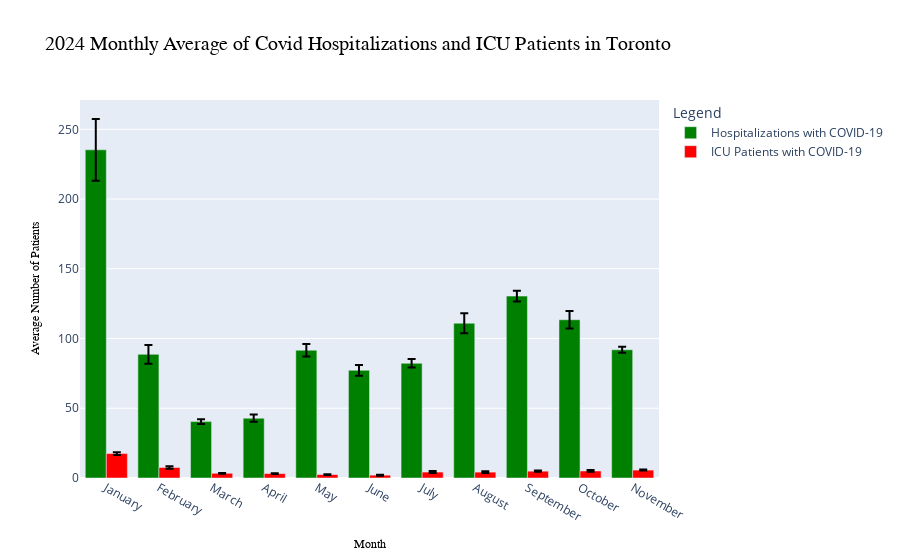

Notebook cell for this chart:
### Code cell
# Add titles and labels to the graph
# Additional Reference: https://plotly.com/python/figure-labels/
covid_graph.update_layout(
    title= dict(text='2024 Monthly Average of Covid Hospitalizations and ICU Patients in Toronto', font = title_font),
    xaxis_title= dict(text='Month', font = x_font),
    yaxis_title= dict(text='Average Number of Patients', font = y_font),
    legend_title_text='Legend'   
)

covid_graph.show()

### Figure 1 — Plotly figure (JSON) as saved in the notebook; plotly's stock layout.template omitted (floating-point values rounded to 4 significant figures)
{"data": [{"error_y": {"array": [22.16, 6.669, 1.691, 2.607, 4.503, 3.86, 3.034, 7.177, 3.825, 6.343, 2.155], "color": "black", "type": "data"}, "marker": {"color": "green"}, "name": "Hospitalizations with COVID-19", "type": "bar", "x": ["January", "February", "March", "April", "May", "June", "July", "August", "September", "October", "November"], "y": [235.3, 88.66, 40.42, 42.87, 91.61, 77.2, 82.23, 110.9, 130.4, 113.5, 91.92]}, {"error_y": {"array": [0.9781, 0.855, 0.2772, 0.2107, 0.3098, 0.367, 0.6962, 0.6453, 0.4839, 0.63, 0.3664], "color": "black", "type": "data"}, "marker": {"color": "red"}, "name": "ICU Patients with COVID-19", "type": "bar", "x": ["January", "February", "March", "April", "May", "June", "July", "August", "September", "October", "November"], "y": [17.55, 7.552, 3.387, 3.167, 2.452, 2.033, 4.258, 4.226, 4.9, 5.032, 5.68]}], "layout": {"legend": {"title": {"text": "Legend"}}, "title": {"font": {"color": "black", "family": "Arial", "size": 20}, "text": "2024 Monthly Average of Covid Hospitalizations and ICU Patients in Toronto"}, "xaxis": {"title": {"font": {"color": "black", "family": "Comic Sans MS", "size": 12}, "text": "Month"}}, "yaxis": {"title": {"font": {"color": "black", "family": "Comic Sans MS", "size": 12}, "text": "Average Number of Patients"}}}}
